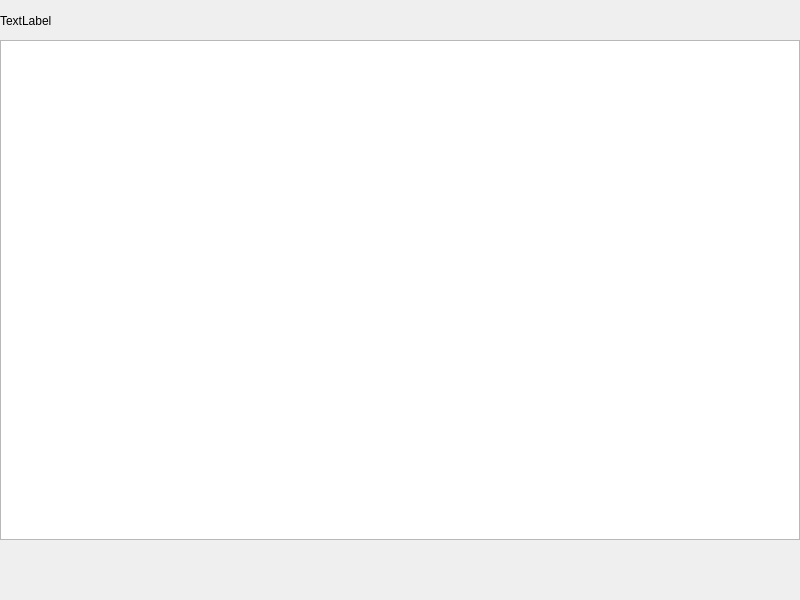
<?xml version="1.0" encoding="UTF-8"?>
<ui version="4.0">
 <class>DBManager</class>
 <widget class="QWidget" name="DBManager">
  <property name="geometry">
   <rect>
    <x>0</x>
    <y>0</y>
    <width>800</width>
    <height>600</height>
   </rect>
  </property>
  <property name="windowTitle">
   <string>Form</string>
  </property>
  <widget class="QWidget" name="horizontalLayoutWidget">
   <property name="geometry">
    <rect>
     <x>0</x>
     <y>0</y>
     <width>801</width>
     <height>41</height>
    </rect>
   </property>
   <layout class="QHBoxLayout" name="horizontalLayout">
    <item>
     <widget class="QLabel" name="label">
      <property name="text">
       <string>TextLabel</string>
      </property>
     </widget>
    </item>
   </layout>
  </widget>
  <widget class="QTableView" name="tableView">
   <property name="geometry">
    <rect>
     <x>0</x>
     <y>40</y>
     <width>800</width>
     <height>500</height>
    </rect>
   </property>
  </widget>
 </widget>
 <resources/>
 <connections/>
</ui>
